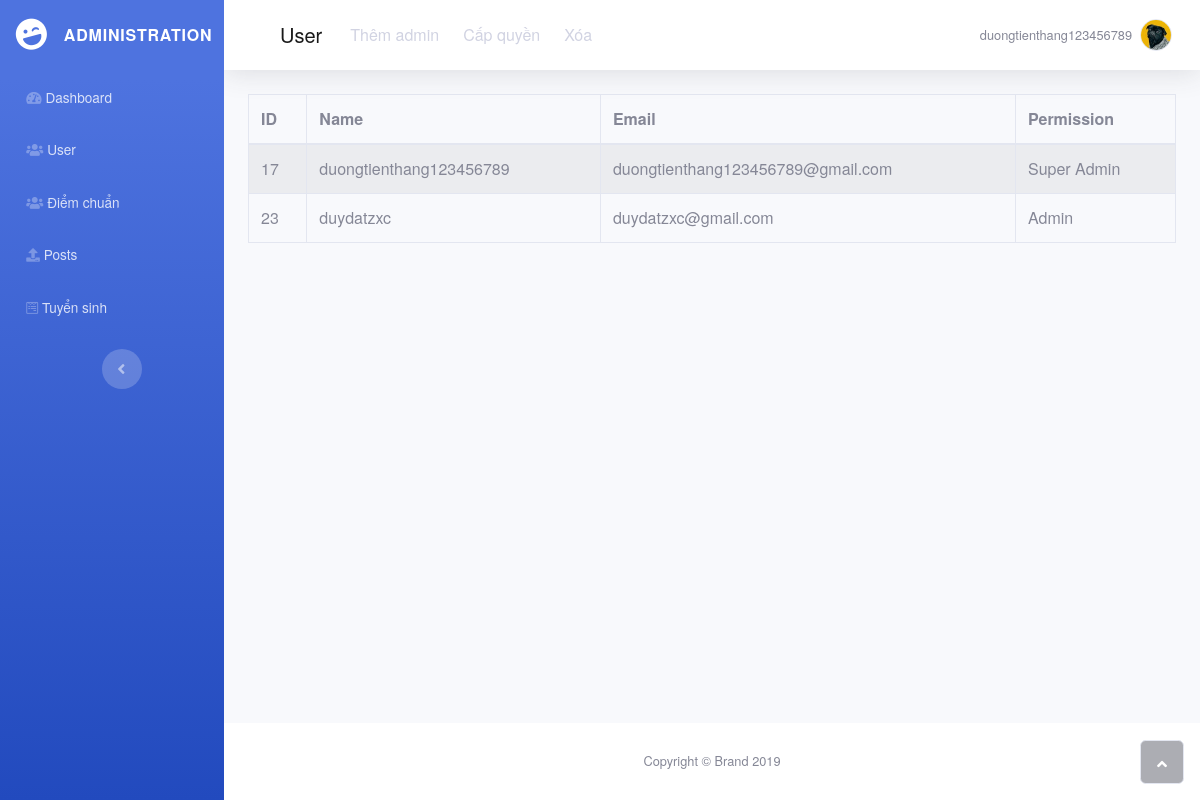
The app's page /User.php (signed in) with its own data.
### tables this page shows
CREATE TABLE `taikhoan` (
  `matk` int(2) NOT NULL,
  `tentk` varchar(50) NOT NULL,
  `email` varchar(50) NOT NULL,
  `matkhau` varchar(200) NOT NULL,
  `maquyen` tinyint(4) NOT NULL,
  `trangthai` tinyint(1) NOT NULL,
  `maxacnhan` varchar(100) NOT NULL
);

### User.php (the view, shortened to what this page needs)
<?php
include("head.php");
$matk=$_SESSION['matk'];
require('connect.php');
$sql = "Select * from taikhoan where matk = '$matk'";
$row = mysqli_fetch_assoc(mysqli_query($conn, $sql));
?>
<?php
    $sqltk="select * from taikhoan";
    mysqli_set_charset($conn, 'UTF8');
    $result = mysqli_query($conn, $sqltk);
?>
<body id="page-top">
    <div id="wrapper">
    <?php include("menu.php");?>
        <div class="d-flex flex-column" id="content-wrapper">
            <div id="content">
                <nav class="navbar navbar-light navbar-expand bg-white shadow mb-4 topbar static-top">
                    <div class="container-fluid"><button class="btn btn-link d-md-none rounded-circle mr-3" id="sidebarToggleTop" type="button"><i class="fas fa-bars"></i></button>
                        <nav class="navbar navbar-light navbar-expand-md">
                            <div class="container-fluid"><a class="navbar-brand" href="User.php">User</a>
                                <div class="collapse navbar-collapse"
                                    id="navcol-2">
                                    <ul class="nav navbar-nav">
                                        <li class="nav-item" role="presentation"><a class="nav-link active" href="Register.php">Thêm admin</a></li>
                                        <li class="nav-item" role="presentation"><a class="nav-link" href="capquyen.php">Cấp quyền</a></li>
                                        <li class="nav-item" role="presentation"><a class="nav-link" href="xoataikhoan.php">Xóa</a></li>
                                    </ul>
                                </div>
                            </div>
                        </nav>
                        <ul class="nav navbar-nav flex-nowrap ml-auto">
                            <li class="nav-item dropdown no-arrow" role="presentation">
                                <div class="nav-item dropdown no-arrow"><a class="dropdown-toggle nav-link" data-toggle="dropdown" aria-expanded="false" href="#"><span class="d-none d-lg-inline mr-2 text-gray-600 small"><?php echo $row['tentk']?></span><img class="border rounded-circle img-profile" src="images/avatar5.jpeg"></a>
                                </div>
                            </li>
                        </ul>
            </div>
            </nav>
            <div class="container-fluid" style="overflow: auto;">
                <table id="example" class="table table-striped table-bordered" width="100%">
                <thead>
                    <tr>
                        <th>ID</th>
                        <th>Name</th>
                        <th>Email</th>
                        <th>Permission</th>
                    </tr>
                </thead>
                <tbody>
              <?php
                if (mysqli_num_rows($result) > 0) {
                  while ($rowtk = mysqli_fetch_assoc($result)) {
                    if ($rowtk['maquyen']==3) $maquyen1='Super Admin';
                    else
                    {if ($rowtk['maquyen']==2) $maquyen1='Admin';
                    else $maquyen1='Viewer';
                    }
                    echo '<tr><td>'.$rowtk['matk'].'</td>';
                    echo '<td>'.$rowtk['tentk'].'</td>';
                    echo '<td>'.$rowtk['email'].'</td>';
                    echo '<td>'.$maquyen1.'</td></tr>';
                  }
                }
              ?>
            </tbody>
</table></div>
        </div>
        <footer class="bg-white sticky-footer">
            <div class="container my-auto">
                <div class="text-center my-auto copyright"><span>Copyright © Brand 2019</span></div>
            </div>
        </footer>
    </div><a class="border rounded d-inline scroll-to-top" href="#page-top"><i class="fas fa-angle-up"></i></a></div>
</body>
<?php
include("foot.php");
?>

### css/all.css (style rules this page uses)
.fa, .fas, .far, .fal, .fad, .fab { -moz-osx-font-smoothing: grayscale; -webkit-font-smoothing: antialiased; display: inline-block; font-style: normal; font-variant: normal; text-rendering: auto; line-height: 1; }
.fa-angle-up:before { content: "\f106"; }
.fa, .fas { font-family: 'Font Awesome 5 Free'; font-weight: 900; }

### login.css (style rules this page uses)
body { font-family: "HelveticaNeue", "Arial", sans-serif; }
a { color: #55b1df; text-decoration: none; }

### records on screen
taikhoan: tentk "duongtienthang123456789", matk "17", email "duongtienthang123456789@gmail.com", maquyen "Super Admin"
taikhoan: matk "23", tentk "duydatzxc", email "duydatzxc@gmail.com", maquyen "Admin"
